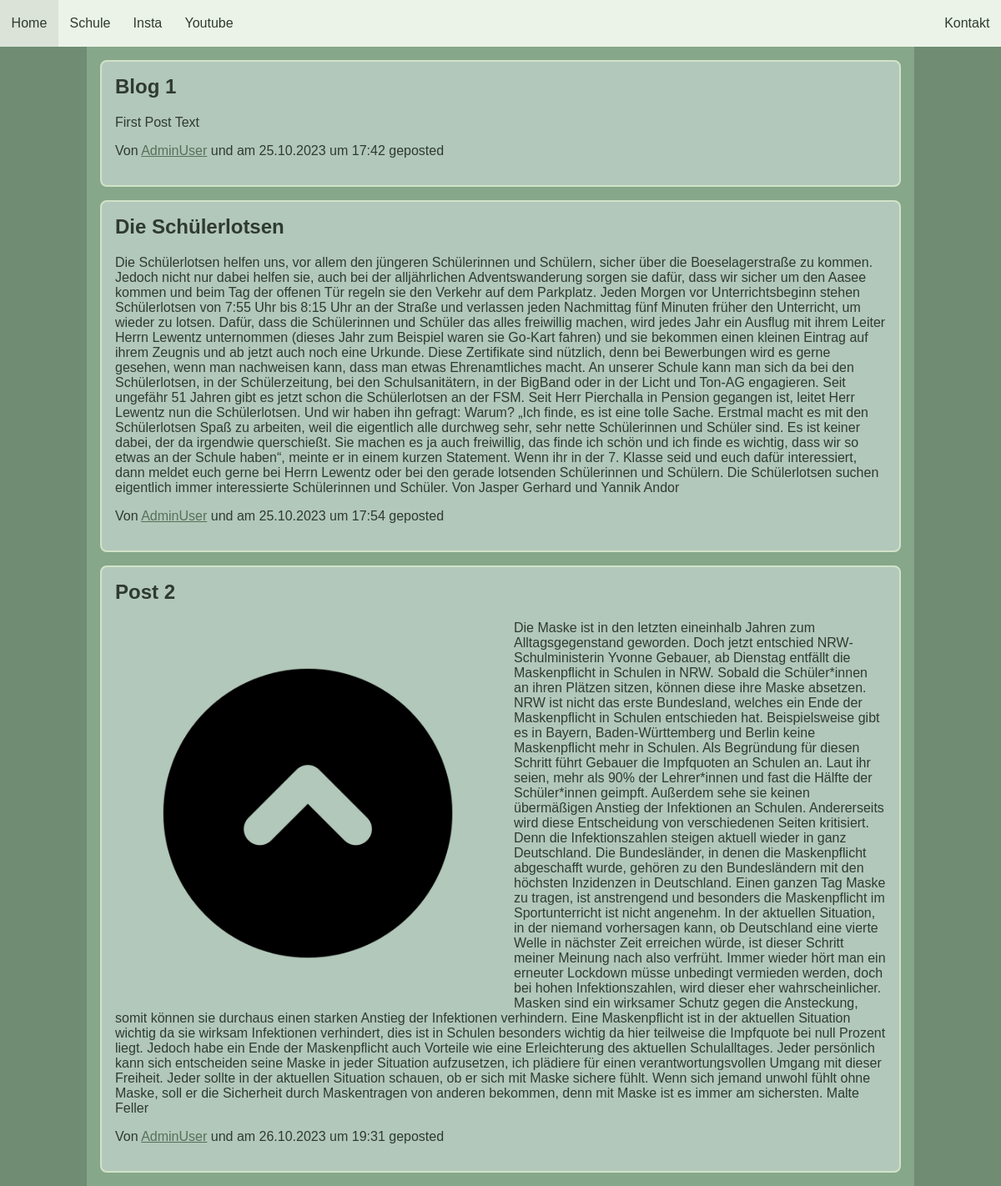
Screenshot of /blog/ with the database file from the repository.
### blog/models.py (models this page shows, shortened)
class Post(models.Model):
    title = models.CharField(max_length=100)
    img = models.ImageField(upload_to="postsImg")
    imgAlt = models.CharField(max_length=100)
    content = models.TextField()
    author = models.ForeignKey(User, on_delete=models.CASCADE)
    datePosted = models.DateTimeField(default=timezone.now)

### blog/views.py (the view)
# urls.py: 2. Add a URL to urlpatterns:  path('blog/', include('blog.urls'))
def blog(request):
    context = {
        'posts': Post.objects.all()
    }
    return render(request, 'blog/blog.html', context)

### blog/templates/blog/blog.html
{% extends "blog/base.html" %}
{% block content %}
    {% for post in posts %}
        <article>
            <h1>{{ post.title }}</h1>
            {% if post.img %}
                    <img src="{{ post.img.url }}" {% if post.imgAlt %} alt="{{ post.imgAlt }}" {% else %} alt="Artikle Bild" {% endif %}>
            {% endif %}
            <p>{{ post.content }}</p>
            <p>Von <a href="#">{{ post.author }}</a> und am {{ post.datePosted|date:"j.n.Y" }} um {{ post.datePosted|date:"G:i" }} geposted</p>
        </article>
    {% endfor %}
{% endblock content %}

### blog/templates/blog/base.html (shortened to what this page needs)
{% load static %}
<!DOCTYPE html>
<html lang="de">
<head>
    <link rel="stylesheet" href="{% static 'blog/css/base.css' %}">
    <link rel="stylesheet" href="{% static 'blog/css/blog.css' %}">
</head>
<body>
    <header>
        <nav class="nav-left">
            <a onclick="resetbg(this)" href="{% url 'blog-blog' %}">Home</a>
            <a onclick="resetbg(this)" target="_blank" href="https://www.friedensschule.de/">Schule</a>
            <a onclick="resetbg(this)" target="_blank" href="https://www.instagram.com/paxan.fsm/">Insta</a>
            <a onclick="resetbg(this)" target="_blank" href="https://www.youtube.com/@PaxAn">Youtube</a>
        </nav>
        <nav class="nav-right">
            <a onclick="this.style.backgroundColor = '#0000'" href="{% url 'blog-about' %}">Kontakt</a>
        </nav>
    </header>
    <main>
        <div>
            {% block content %}
            {% endblock content %}
        </div>
    </main>
</body>
</html>

### blog/static/blog/css/base.css (style rules this page uses)
:root { --color1: #EBF3E8; --color2: #D2E3C8; --color3: #B2C8BA; --color4: #86A789; --color5: #708c73; --color6: #596f5b; --color7: #425143; --color8: #2f3a30; }
body { background-color: var(--color5); color: var(--color8); margin: 0; overflow-x: hidden; font-family: Arial, Helvetica, sans-serif; }
a { color: var(--color6); }
header { height: calc(1rem + 5svh); width: 100dvw; position: sticky; top: 0; background-color: var(--color1); }
nav { height: 100%; display: flex; align-items: center; }
.nav-left { float: left; }
.nav-right { float: right; }
nav a { text-decoration: none; color: inherit; padding: 0 calc(0.1rem + 1svw); height: inherit; display: flex; align-items: center; transition: background-color 200ms, all 50ms; }
main { display: flex; justify-content: center; width: 100%; }
main div { width: calc(min(70% + 12rem, 80%)); padding: 1rem; background-color: var(--color4); }

### blog/static/blog/css/blog.css (style rules this page uses)
article { border: 2px solid var(--color2); border-radius: 0.5rem; padding: 1rem; background-color: var(--color3); }
article+article { margin-top: 1rem; }
h1 { margin-top: 0; }
img { float: left; margin-right: 1rem; max-width: 50%; max-height: 80%; }

### rows the page displays
Post: title "Blog 1", content "First Post Text", author "AdminUser", datePosted "25.10.2023", datePosted "17:42"
Post: title "Die Schülerlotsen", content "Die Schülerlotsen helfen uns, vor allem den jüngeren Schülerinnen und Schülern, sicher über die Boeselagerstraße zu kommen. Jedoch nicht nur dabei helfen sie, auch bei der alljährlichen Adventswanderung sorgen sie dafür, dass wir sicher um den Aasee kommen und beim Tag der offenen Tür regeln sie den Verkehr auf dem Parkplatz. Jeden Morgen vor Unterrichtsbeginn stehen Schülerlotsen von 7:55 Uhr bis 8:15 Uhr an der Straße und verlassen jeden Nachmittag fünf Minuten früher den Unterricht, um wieder zu lotsen. Dafür, dass die Schülerinnen und Schüler das alles freiwillig machen, wird jedes Jahr ein Ausflug mit ihrem Leiter Herrn Lewentz unternommen (dieses Jahr zum Beispiel waren sie Go-Kart…", author "AdminUser", datePosted "25.10.2023", datePosted "17:54"
Post: title "Post 2", img (picture), content "Die Maske ist in den letzten eineinhalb Jahren zum Alltagsgegenstand geworden. Doch jetzt entschied NRW-Schulministerin Yvonne Gebauer, ab Dienstag entfällt die Maskenpflicht in Schulen in NRW. Sobald die Schüler*innen an ihren Plätzen sitzen, können diese ihre Maske absetzen. NRW ist nicht das erste Bundesland, welches ein Ende der Maskenpflicht in Schulen entschieden hat. Beispielsweise gibt es in Bayern, Baden-Württemberg und Berlin keine Maskenpflicht mehr in Schulen. Als Begründung für diesen Schritt führt Gebauer die Impfquoten an Schulen an. Laut ihr seien, mehr als 90% der Lehrer*innen und fast die Hälfte der Schüler*innen geimpft. Außerdem sehe sie keinen übermäßigen Anstieg der…", author "AdminUser", datePosted "26.10.2023", datePosted "19:31"
